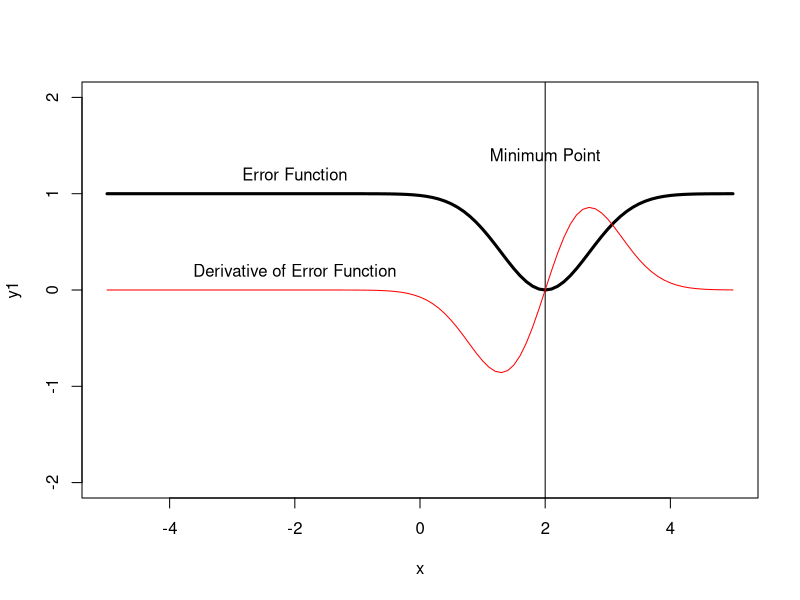
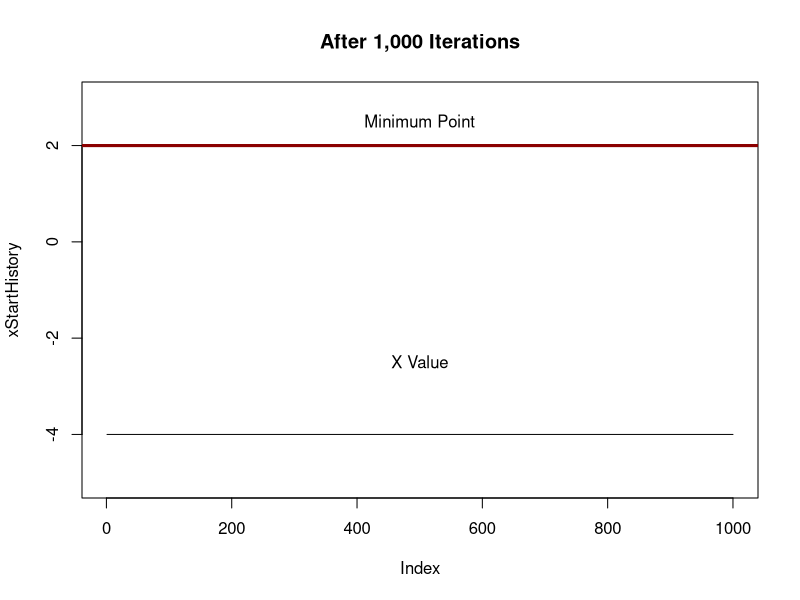

Reproduce these figures in R, in order.
#########################################################
#
# Gradient Decent
# Steep versus gentle slope
#
#
rm(list=ls(all=TRUE))

#################################################
# Example#1
#
x = seq(-5,5,0.1)
y1 = 1 - exp(-(x-2)^2)

plot(x,y1,type='l',ylim=c(-2,2),lwd=3)
text(-2,1.2,"Error Function")
text(2,1.4,"Minimum Point")
abline(v=2)

dy_dx = function (w1) { 2*(w1-2)*exp(-(w1-2)^2) }
slope = dy_dx(x)

points(x,slope,type='l',col='red')
text(-2,0.2,"Derivative of Error Function")


############################################
xStart = -4.0
learningRate = 0.1
maxLimit = 1000
xStartHistory = rep(0,maxLimit)

for ( i in 1:maxLimit )
{
  xStartHistory[i] = xStart
  xStart = xStart - learningRate * dy_dx(xStart)
}

plot(xStartHistory,type='l',ylim=c(-5,3), main="After 1,000 Iterations")
text(500,-2.5,"X Value")

abline(h=2, col='dark red', lwd=3)
text(500,2.5,"Minimum Point")

################################################
